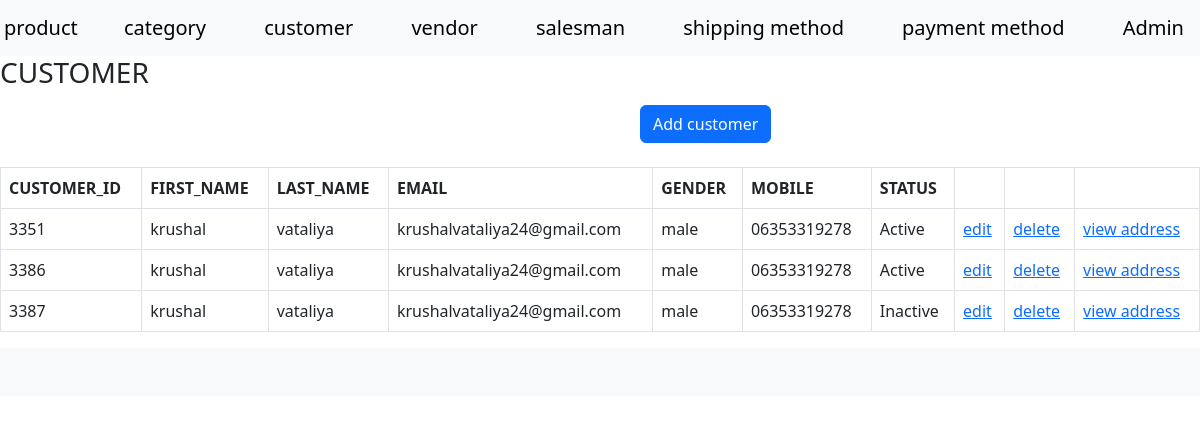
/index.php?a=grid&c=customer, run on the app's committed database.
### tables this page shows
CREATE TABLE `customers` (
  `customer_id` int(11) NOT NULL,
  `first_name` varchar(255) NOT NULL,
  `last_name` varchar(255) NOT NULL,
  `email` varchar(255) NOT NULL,
  `gender` enum('male','female') NOT NULL,
  `mobile` varchar(255) NOT NULL,
  `status` tinyint(4) NOT NULL,
  `created_at` timestamp NOT NULL DEFAULT current_timestamp(),
  `updated_at` timestamp NULL DEFAULT NULL
);

### Model/Core/View.php (called while the page is built, shortened)
<?php
class Model_Core_View
{
	protected $templete = null;
	protected $data = [];
	public function render()
	{
		require_once "View".DS.$this->getTemplete();
	}
    public function getTemplete()
    {
        return $this->templete;
    }
    public function setTemplete($templete)
    {
        $this->templete = $templete;
        return $this;
    }
    public function getData($key = null)
    {
        if(array_key_exists($key, $this->data))
        {
            return $this->data[$key];
        }
        return null;
    }
    public function setData($value)
    {
        $this->data = $value;
        return $this;
    }
    public function getModelUrl()
    {
        return Ccc::getModel('Core_url');
    }
}
 ?>

### Controller/Core/Action.php (called while the page is built, shortened)
<?php
class Controller_Core_Action
{
	protected $view = null;
	public function render()
	{
		$this->getView()->render();
	}
      public function getView()
    {
    	if ($this->view)
    	{
        return $this->view;
    	}
    	$view = Ccc::getModel('Core_View');
    	return $view;
    }
    public function setView($view)
    {
        $this->view = $view;
        return $this;
    }
}
?>

### Controller/Customer.php (called while the page is built, shortened)
<?php
class Controller_Customer extends Controller_Core_Action
{
	public function gridAction()
	{
		$modelCustomer =Ccc::getModel('Customer_Row');
		$sql = "SELECT * FROM `customers`";
		$customers =$modelCustomer->fetchall($sql);
		$this->render();
	}
}
?>

### Controller/Core/Front.php (called while the page is built, shortened)
<?php
class Controller_Core_Front
{
	public function getRequest()
	{
		$request = new Model_Core_Request();
		return $request;
	}
	public function init()
	{
		$request = $this->getRequest();
		$action = $request->getActionName().'Action';
		$Controller = new $controllerClassName();
		$Controller->$action();
	}
}
?>

### index.php (called while the page is built, shortened)
<?php
class Ccc
{
	public static function init()
	{
		$front = new Controller_Core_Front();
		$front->init();
	}
	public static function getModel($className)
	{
		return new $className();
	}
}
Ccc::init();
?>

### Model/Core/Url.php (called while the page is built, shortened)
<?php
class Model_Core_Url
{
	public function getCurrentUrl()
	{
	return $_SERVER['REQUEST_SCHEME']."://".$_SERVER['HTTP_HOST'].$_SERVER['REQUEST_URI'];
	}
	public function getUrl($a=null,$c=null, array $perameters=null,$reset = false)
	{
		$request = new Model_Core_Request();
		$final = ['a'=>null,'c'=>null];
		if($reset == false)
		{
		$final = array_merge($final,$request->getParam());
		}
		$url = explode('?', $this->getCurrentUrl());
		($a == null) ? ($final['a'] =$request->getActionName()) : ($final['a'] = $a);
		($c == null) ? ($final['c'] =$request->getControllerName()) : ($final['c'] = $c);
		if($perameters != null)
		{
		$final = array_merge($final,$perameters);
		}
		return $url[0].'?'.http_build_query($final);
	}
}
?>

### Model/Core/Request.php (called while the page is built, shortened)
<?php
class Model_Core_Request
{
	public function getParam($key = null, $value = null)
	{
		if ($key == null)
		{
			return $_GET;
		}
		if(array_key_exists($key, $_GET))
		{
			return $_GET[$key];
		}
		return $value;
	}
	public function getControllerName()
	{
		return $this->getParam('c','index');
	}
}
?>

### Model/Core/Table/Row.php (called while the page is built, shortened)
<?php
class Model_Core_Table_Row
{
	protected $data = [];
    public function __get($key)
    {
        if (array_key_exists($key, $this->data)) {
            return $this->data[$key];
        }
        return null;
    }
    public function setData($data)
    {
        $this->data = $data;
        return $this;
    }
    public function fetchAll($sql)
    {
        $result = $this->getTable()->fetchAll($sql);
        return $result;
    }
    public function getTable()
    {
        $table = new $tableClass();
        return $table;
    }
    public function setTable($table)
    {
        return $this;
    }
    public function setTableClass($tableClass)
    {
        $this->tableClass = $tableClass;
        return $this;
    }
}
?>

### Model/Core/Adapter.php (called while the page is built, shortened)
<?php
class Model_core_Adapter{
	public $serverName="localhost";
	public $userName="root";
	public $password="";
	public $databaseName ="project-krushal-vataliya-04-good";
  	public $connect = null;
	public function connect(){
      if($this->connect == null)
      {
		$this->connect = mysqli_connect($this->serverName, $this->userName, $this->password, $this->databaseName);
      }
      return $this->connect;
	  }
   public function fetchAll($query){
   	$result =$this->connect()->query($query);
   		return $result->fetch_all(MYSQLI_ASSOC);
   }
}
?>

### Model/Core/Table.php (called while the page is built, shortened)
<?php
class Model_Core_Table
{
	public function getAdapter()
	{
		$adapter = new Model_Core_Adapter();
		return $adapter;
	}
    public function setTableName($tableName)
    {
        return $this;
    }
    public function setPrimaryKey($primaryKey)
    {
        return $this;
    }
    public function fetchAll($query = null)
	{
		return $this->getAdapter()->fetchAll($query);
	}
}
?>

### Model/Customer.php (called while the page is built, shortened)
<?php
class Model_Customer extends Model_Core_Table
{
	public function getStatusOptions()
	{
		return [
			self::STATUS_ACTIVE => self::STATUS_ACTIVE_LBL,
			self::STATUS_INACTIVE => self::STATUS_INACTIVE_LBL
		];
	}
}
?>

### Model/Customer/Row.php (called while the page is built, shortened)
<?php
class Model_Customer_Row extends Model_Core_Table_Row
{
	public function getStatusText()
	{
		$statuses = $this->getTable()->getStatusOptions();
		if (array_key_exists($this->status, $statuses))
		{
			return $statuses[$this->status];
		}
			return $statuses[ Model_PaymentMethod::STATUS_DEFAULT];
	}
}
?>

### View/customer/grid.phtml (the view, shortened to what this page needs)
<?php
$customers = $this->getData('customers');
?>
<!DOCTYPE html>
<html>
    <head>
        <link rel="stylesheet" href="Model/Skin/css/style.css">
    </head>
    <body>
        <?php require_once "View/html/header.phtml" ?>
        <div><div><h3>CUSTOMER</h3></div><div style="margin-left:640px;margin-top: 15px;"><a  class="btn btn-primary" href="<?php echo $this->getModelUrl()->getUrl('add'); ?>">
        Add customer
    </a></div></div>
    <br>
    <table class="table table-bordered">
        <tr>
            <th>CUSTOMER_ID</th>
            <th>FIRST_NAME</th>
            <th>LAST_NAME</th>
            <th>EMAIL</th>
            <th>GENDER</th>
            <th>MOBILE</th>
            <th>STATUS</th>
            <th> </th>
            <th> </th>
            <th> </th>
        </tr>
        <?php if (!$customers): ?>
        <td colspan="9" >data not found </td>
        <?php else:?>
        <?php foreach ($customers as  $customer):?>
        <tr>
            <td><?php echo $customer->customer_id  ?> </td>
            <td><?php echo $customer->first_name  ?></td>
            <td><?php echo $customer->last_name  ?></td>
            <td><?php echo $customer->email  ?></td>
            <td><?php echo $customer->gender  ?></td>
            <td><?php echo $customer->mobile  ?></td>
            <td><?php echo $customer->getstatustext();    ?></td>
            <td><a href="<?php echo $this->getModelUrl()->getUrl('edit','customer',['customer_id'=>$customer->customer_id]); ?>">edit</a></td>
            <td><a href="<?php echo $this->getModelUrl()->getUrl('delete','customer',['customer_id'=>$customer->customer_id]);?>">delete<a></td>
            <td><a href="<?php echo $this->getModelUrl()->getUrl('grid','customer_address',['customer_id'=>$customer->customer_id]);?>">view address<a></td>
        </tr>
        <?php endforeach; ?>
        <?php endif;?>
    </table>
</body>
<?php require_once "View/html/footer.phtml" ?>
</html>

### data on the page
customers: customer_id "3351", first_name "krushal", last_name "vataliya", email "krushalvataliya24@gmail.com", gender "male", mobile "06353319278", status "Active"
customers: customer_id "3386", first_name "krushal", last_name "vataliya", email "krushalvataliya24@gmail.com", gender "male", mobile "06353319278", status "Active"
customers: customer_id "3387", first_name "krushal", last_name "vataliya", email "krushalvataliya24@gmail.com", gender "male", mobile "06353319278", status "Inactive"
